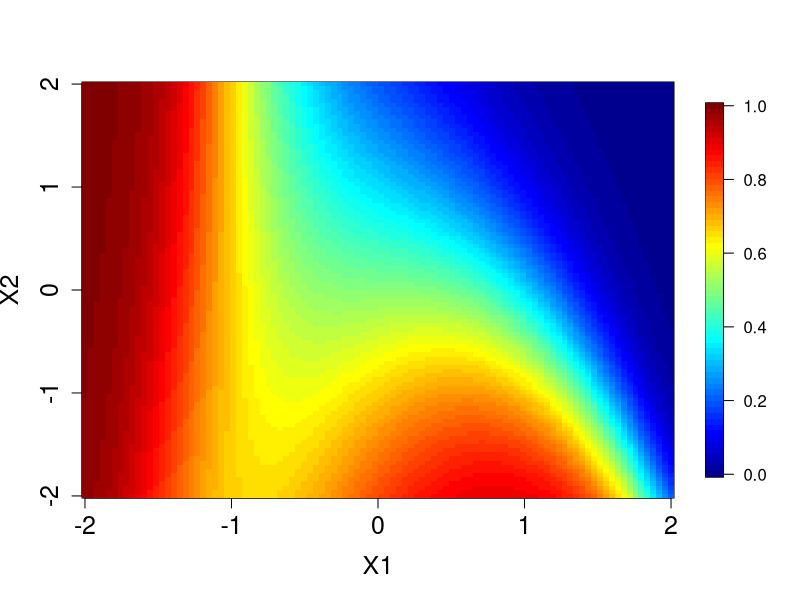
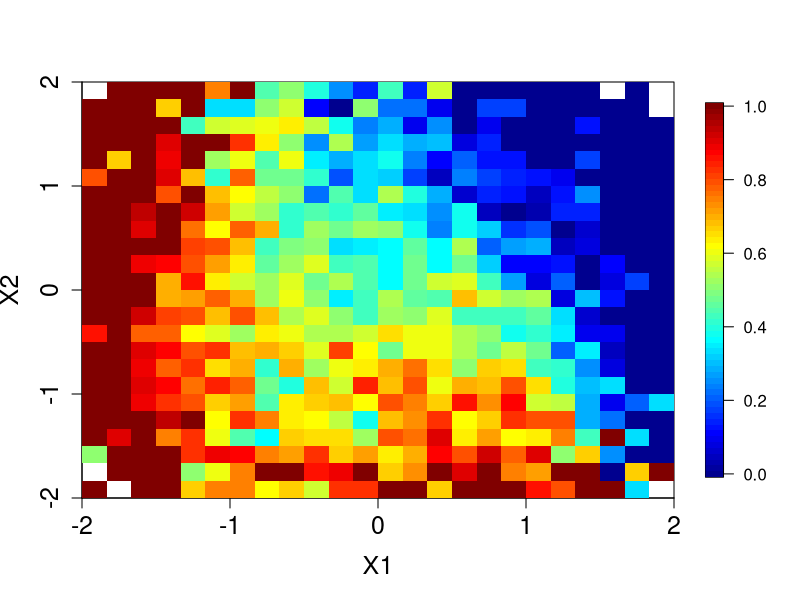
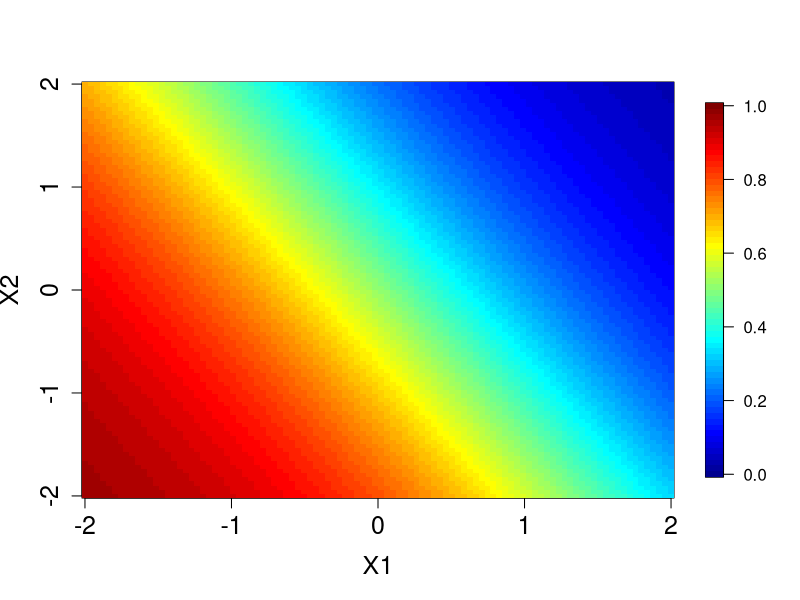
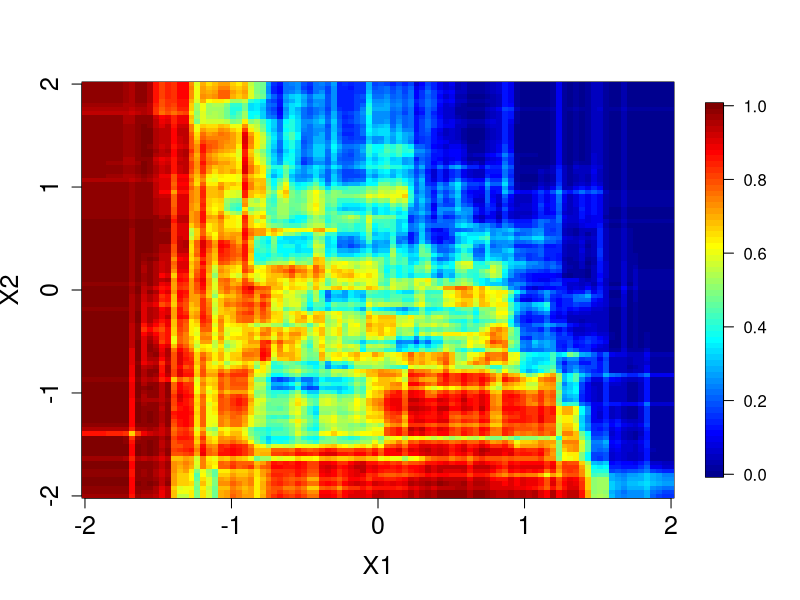
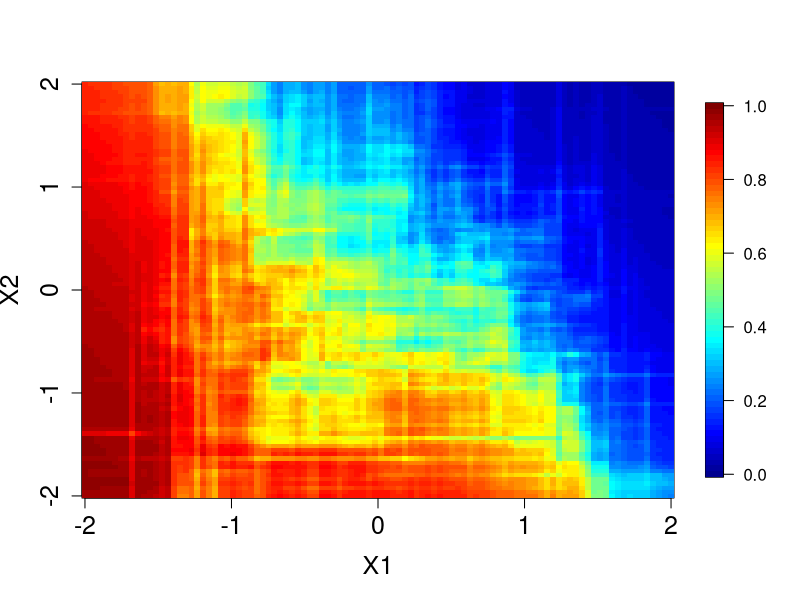

Reproduce these figures in R, in order.
## Produce the graphs borrowed from OverkillAnalytics
## 

# packages
require(fields) # for heatmap plot with legend
require(randomForest) # requires installation, for random forest models

set.seed(20120926)

# heatmap wrapper, plotting func(x, y) over range a by a
hmap.func <- function(a, f, xlab, ylab) 
{
  image.plot(a, a, outer(a, a, f), zlim = c(0, 1), xlab = xlab, ylab = ylab, cex.lab=1.5, cex.axis=1.5)
}

# define class signal
g <- function(x, y) 1 / (1 + 2^(x^3+ y+x*y))

# create training data
d <- data.frame(x1 = rnorm(10000), x2 = rnorm(10000)
                ,x3 = rnorm(10000), x4 = rnorm(10000))
d$y = with(d, ifelse(runif(10000) < g(x1, x2), 1, 0))

# plot signal (left hand plot below)
a = seq(-2, 2, len = 100)
jpeg(file= "underlyingSignalHeatmap.jpg") 
par(pty="s") 
hmap.func(a, g, "X1", "X2")
dev.off()
# plot training data representation (right hand plot below)
z = tapply(d$y,  list(cut(d$x1, breaks = seq(-2, 2, len=25))
                      , cut(d$x2, breaks = seq(-2, 2, len=25))), mean)

getwd()

jpeg(file= "trainingDataHeatmap.jpg") 
par(pty="s") 
image.plot(seq(-2, 2, len=25), seq(-2, 2, len=25), z, zlim = c(-0.001, 1.001)
           , xlab = "X1", ylab = "X2", cex.lab=1.5, cex.axis=1.5)
dev.off() 



# Fit log regression and random forest
fit.lr = glm(y~x1+x2+x3+x4, family = binomial, data = d)
fit.rf = randomForest(as.factor(y)~x1+x2+x3+x4, data = d, ntree = 100, proximity = FALSE)

# Create funtions in x1, x2 to give model predictions
# while setting x3, x4 at origin
g.lr.sig = function(x, y) predict(fit.lr, data.frame(x1 = x, x2 = y, x3 = 0, x4 = 0), type = "response") 
g.rf.sig = function(x, y) predict(fit.rf, data.frame(x1 = x, x2 = y, x3 = 0, x4 = 0), type = "prob")[, 2] 
g.en.sig = function(x, y) 0.5*g.lr.sig(x, y) + 0.5*g.rf.sig(x, y)

# Map model predictions in x1 and x2
jpeg(file= "logisticHeatmap.jpg") 
par(pty="s") 
hmap.func(a, g.lr.sig, "X1", "X2")
dev.off() 
jpeg(file= "randomForestHeatmap.jpg") 
par(pty="s") 
hmap.func(a, g.rf.sig, "X1", "X2")
dev.off() 
jpeg(file= "ensembleHeatmap.jpg") 
par(pty="s") 
hmap.func(a, g.en.sig, "X1", "X2")
dev.off() 
